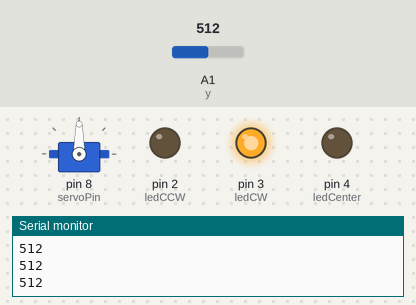
A sketch run on a simulated Arduino Uno, built with avr-gcc and run on an emulated ATmega328P. Parts: servo, output pins drawn as LEDs (lit = HIGH), the last lines printed to the serial monitor. Inputs (shaded band) come from the test bench; at power-on: A1 (y) = 512.

Above: at 1.2 s.
1.3 s: A1 (y) set to 716
At 2.4 s:
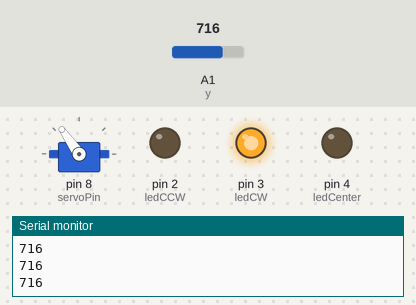
2.8 s: A1 (y) set to 900
At 3.6 s:
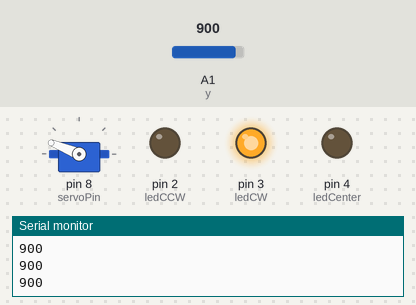
4.3 s: A1 (y) set to 1023
At 4.7 s:
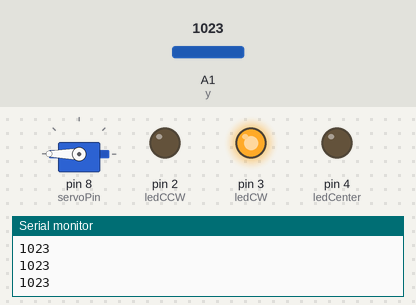
5.8 s: A1 (y) set to 306
At 6.1 s:
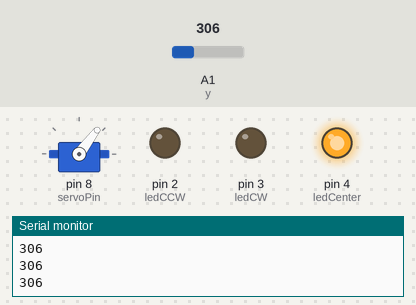
7.3 s: A1 (y) set to 122
At 8.4 s:
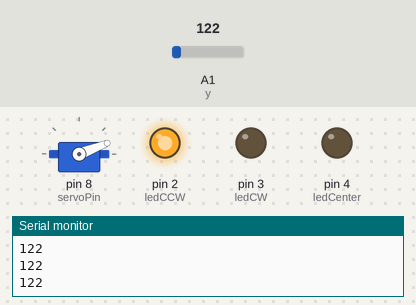
8.8 s: A1 (y) set to 0
At 9.5 s:
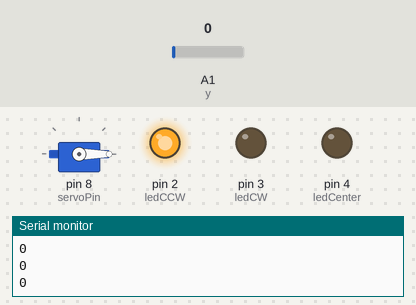
Timing chart, 0 to 11.3 s (numbered marks = the images above; inputs shaded):
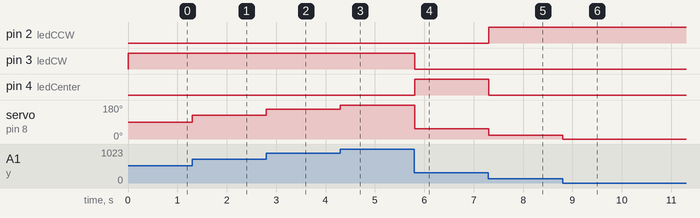

The sketch:

joystick_servo.ino
```cpp
#include <Servo.h>

const int x = A0;
const int y = A1;

const int servoPin = 8;

const int ledCCW = 2;   // Red
const int ledCW  = 3;   // Green
const int ledCenter = 4; // Optional (blue)

Servo servo;

// Deadzone around joystick center
const int deadLow  = 300;
const int deadHigh = 500;

void setup() {
  pinMode(x, INPUT);
  pinMode(y, INPUT);

  pinMode(ledCCW, OUTPUT);
  pinMode(ledCW, OUTPUT);
  pinMode(ledCenter, OUTPUT);

  servo.attach(servoPin);

  Serial.begin(9600);
}

void loop() {
  int yval = analogRead(y);

  // Map joystick Y to servo angle
  int angle = map(yval, 0, 1023, 0, 180);
  servo.write(angle);

  // Direction indication
  if (yval < deadLow) {
    // CCW
    digitalWrite(ledCCW, HIGH);
    digitalWrite(ledCW, LOW);
    digitalWrite(ledCenter, LOW);
  }
  else if (yval > deadHigh) {
    // CW
    digitalWrite(ledCW, HIGH);
    digitalWrite(ledCCW, LOW);
    digitalWrite(ledCenter, LOW);
  }
  else {
    // Center / stopped
    digitalWrite(ledCenter, HIGH);
    digitalWrite(ledCCW, LOW);
    digitalWrite(ledCW, LOW);
  }

  Serial.println(yval);
  delay(10);
}
```

Measured:
- after the input at 1.3 s, servo on pin 8 (servoPin): 90° → 125° at once
- after the input at 2.8 s, servo on pin 8 (servoPin): 125° → 158° at once
- after the input at 4.3 s, servo on pin 8 (servoPin): 158° → 180° at once
- after the input at 5.8 s, pin 3 (ledCW): HIGH → LOW at once; pin 4 (ledCenter): LOW → HIGH at once; servo on pin 8 (servoPin): 180° → 53° at once
- after the input at 7.3 s, pin 2 (ledCCW): LOW → HIGH at once; pin 4 (ledCenter): HIGH → LOW at once; servo on pin 8 (servoPin): 53° → 21° at once
- after the input at 8.8 s, servo on pin 8 (servoPin): 21° → 0° at once
